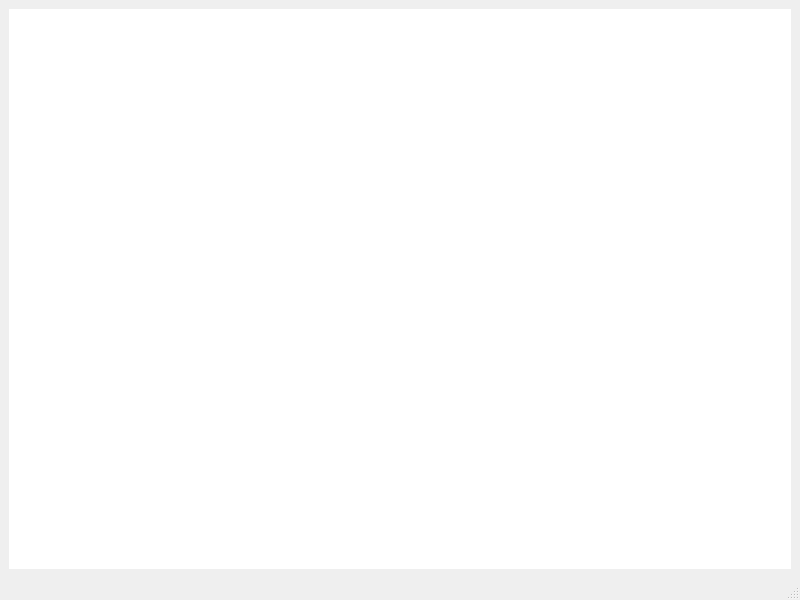
<ui version="4.0" >
 <class>MainWindow</class>
 <widget class="QMainWindow" name="MainWindow" >
  <property name="geometry" >
   <rect>
    <x>0</x>
    <y>0</y>
    <width>800</width>
    <height>600</height>
   </rect>
  </property>
  <property name="windowTitle" >
   <string>MainWindow</string>
  </property>
  <widget class="QWidget" name="centralwidget" >
   <layout class="QVBoxLayout" name="verticalLayout" >
    <item>
     <widget class="MuseView" name="graphicsView" >
      <property name="frameShape" >
       <enum>QFrame::NoFrame</enum>
      </property>
      <property name="backgroundBrush" >
       <brush brushstyle="NoBrush" >
        <color alpha="255" >
         <red>0</red>
         <green>0</green>
         <blue>0</blue>
        </color>
       </brush>
      </property>
      <property name="foregroundBrush" >
       <brush brushstyle="NoBrush" >
        <color alpha="255" >
         <red>0</red>
         <green>0</green>
         <blue>0</blue>
        </color>
       </brush>
      </property>
      <property name="resizeAnchor" >
       <enum>QGraphicsView::AnchorViewCenter</enum>
      </property>
     </widget>
    </item>
   </layout>
  </widget>
  <widget class="QMenuBar" name="menubar" >
   <property name="geometry" >
    <rect>
     <x>0</x>
     <y>0</y>
     <width>800</width>
     <height>24</height>
    </rect>
   </property>
  </widget>
  <widget class="QStatusBar" name="statusbar" />
 </widget>
 <customwidgets>
  <customwidget>
   <class>MuseView</class>
   <extends>QGraphicsView</extends>
   <header>museview.h</header>
  </customwidget>
 </customwidgets>
 <resources/>
 <connections/>
</ui>
